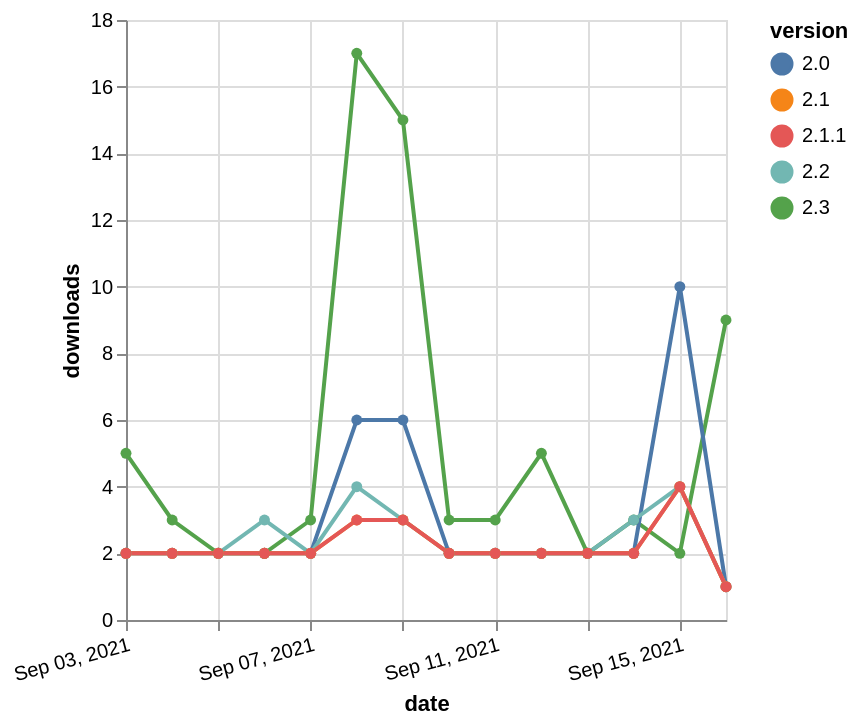

Here is the Vega-Lite specification saved for this chart:
### Vega-Lite specification from a JSON file in a GitHub repository (floating-point values rounded to 4 significant figures)
{"$schema": "https://vega.github.io/schema/vega-lite/v5.json", "description": "A simple bar chart with embedded data.", "data": {"values": [{"date": "2021-09-03", "total": 2602, "delta": 5, "version": "2.3"}, {"date": "2021-09-04", "total": 2605, "delta": 3, "version": "2.3"}, {"date": "2021-09-05", "total": 2607, "delta": 2, "version": "2.3"}, {"date": "2021-09-06", "total": 2609, "delta": 2, "version": "2.3"}, {"date": "2021-09-07", "total": 2612, "delta": 3, "version": "2.3"}, {"date": "2021-09-08", "total": 2629, "delta": 17, "version": "2.3"}, {"date": "2021-09-09", "total": 2644, "delta": 15, "version": "2.3"}, {"date": "2021-09-10", "total": 2647, "delta": 3, "version": "2.3"}, {"date": "2021-09-11", "total": 2650, "delta": 3, "version": "2.3"}, {"date": "2021-09-12", "total": 2655, "delta": 5, "version": "2.3"}, {"date": "2021-09-13", "total": 2657, "delta": 2, "version": "2.3"}, {"date": "2021-09-14", "total": 2660, "delta": 3, "version": "2.3"}, {"date": "2021-09-15", "total": 2662, "delta": 2, "version": "2.3"}, {"date": "2021-09-16", "total": 2671, "delta": 9, "version": "2.3"}, {"date": "2021-09-03", "total": 3832, "delta": 2, "version": "2.0"}, {"date": "2021-09-04", "total": 3834, "delta": 2, "version": "2.0"}, {"date": "2021-09-05", "total": 3836, "delta": 2, "version": "2.0"}, {"date": "2021-09-06", "total": 3838, "delta": 2, "version": "2.0"}, {"date": "2021-09-07", "total": 3840, "delta": 2, "version": "2.0"}, {"date": "2021-09-08", "total": 3846, "delta": 6, "version": "2.0"}, {"date": "2021-09-09", "total": 3852, "delta": 6, "version": "2.0"}, {"date": "2021-09-10", "total": 3854, "delta": 2, "version": "2.0"}, {"date": "2021-09-11", "total": 3856, "delta": 2, "version": "2.0"}, {"date": "2021-09-12", "total": 3858, "delta": 2, "version": "2.0"}, {"date": "2021-09-13", "total": 3860, "delta": 2, "version": "2.0"}, {"date": "2021-09-14", "total": 3862, "delta": 2, "version": "2.0"}, {"date": "2021-09-15", "total": 3872, "delta": 10, "version": "2.0"}, {"date": "2021-09-16", "total": 3873, "delta": 1, "version": "2.0"}, {"date": "2021-09-03", "total": 2115, "delta": 2, "version": "2.2"}, {"date": "2021-09-04", "total": 2117, "delta": 2, "version": "2.2"}, {"date": "2021-09-05", "total": 2119, "delta": 2, "version": "2.2"}, {"date": "2021-09-06", "total": 2122, "delta": 3, "version": "2.2"}, {"date": "2021-09-07", "total": 2124, "delta": 2, "version": "2.2"}, {"date": "2021-09-08", "total": 2128, "delta": 4, "version": "2.2"}, {"date": "2021-09-09", "total": 2131, "delta": 3, "version": "2.2"}, {"date": "2021-09-10", "total": 2133, "delta": 2, "version": "2.2"}, {"date": "2021-09-11", "total": 2135, "delta": 2, "version": "2.2"}, {"date": "2021-09-12", "total": 2137, "delta": 2, "version": "2.2"}, {"date": "2021-09-13", "total": 2139, "delta": 2, "version": "2.2"}, {"date": "2021-09-14", "total": 2142, "delta": 3, "version": "2.2"}, {"date": "2021-09-15", "total": 2146, "delta": 4, "version": "2.2"}, {"date": "2021-09-16", "total": 2147, "delta": 1, "version": "2.2"}, {"date": "2021-09-03", "total": 2279, "delta": 2, "version": "2.1"}, {"date": "2021-09-04", "total": 2281, "delta": 2, "version": "2.1"}, {"date": "2021-09-05", "total": 2283, "delta": 2, "version": "2.1"}, {"date": "2021-09-06", "total": 2285, "delta": 2, "version": "2.1"}, {"date": "2021-09-07", "total": 2287, "delta": 2, "version": "2.1"}, {"date": "2021-09-08", "total": 2290, "delta": 3, "version": "2.1"}, {"date": "2021-09-09", "total": 2293, "delta": 3, "version": "2.1"}, {"date": "2021-09-10", "total": 2295, "delta": 2, "version": "2.1"}, {"date": "2021-09-11", "total": 2297, "delta": 2, "version": "2.1"}, {"date": "2021-09-12", "total": 2299, "delta": 2, "version": "2.1"}, {"date": "2021-09-13", "total": 2301, "delta": 2, "version": "2.1"}, {"date": "2021-09-14", "total": 2303, "delta": 2, "version": "2.1"}, {"date": "2021-09-15", "total": 2307, "delta": 4, "version": "2.1"}, {"date": "2021-09-16", "total": 2308, "delta": 1, "version": "2.1"}, {"date": "2021-09-03", "total": 2416, "delta": 2, "version": "2.1.1"}, {"date": "2021-09-04", "total": 2418, "delta": 2, "version": "2.1.1"}, {"date": "2021-09-05", "total": 2420, "delta": 2, "version": "2.1.1"}, {"date": "2021-09-06", "total": 2422, "delta": 2, "version": "2.1.1"}, {"date": "2021-09-07", "total": 2424, "delta": 2, "version": "2.1.1"}, {"date": "2021-09-08", "total": 2427, "delta": 3, "version": "2.1.1"}, {"date": "2021-09-09", "total": 2430, "delta": 3, "version": "2.1.1"}, {"date": "2021-09-10", "total": 2432, "delta": 2, "version": "2.1.1"}, {"date": "2021-09-11", "total": 2434, "delta": 2, "version": "2.1.1"}, {"date": "2021-09-12", "total": 2436, "delta": 2, "version": "2.1.1"}, {"date": "2021-09-13", "total": 2438, "delta": 2, "version": "2.1.1"}, {"date": "2021-09-14", "total": 2440, "delta": 2, "version": "2.1.1"}, {"date": "2021-09-15", "total": 2444, "delta": 4, "version": "2.1.1"}, {"date": "2021-09-16", "total": 2445, "delta": 1, "version": "2.1.1"}]}, "width": "container", "mark": {"type": "line", "point": {"filled": true}}, "encoding": {"x": {"field": "date", "type": "temporal", "timeUnit": "yearmonthdate", "title": "date", "axis": {"labelAngle": -15}}, "y": {"field": "delta", "type": "quantitative", "title": "downloads"}, "color": {"field": "version", "type": "nominal"}, "tooltip": {"field": "delta"}}}
